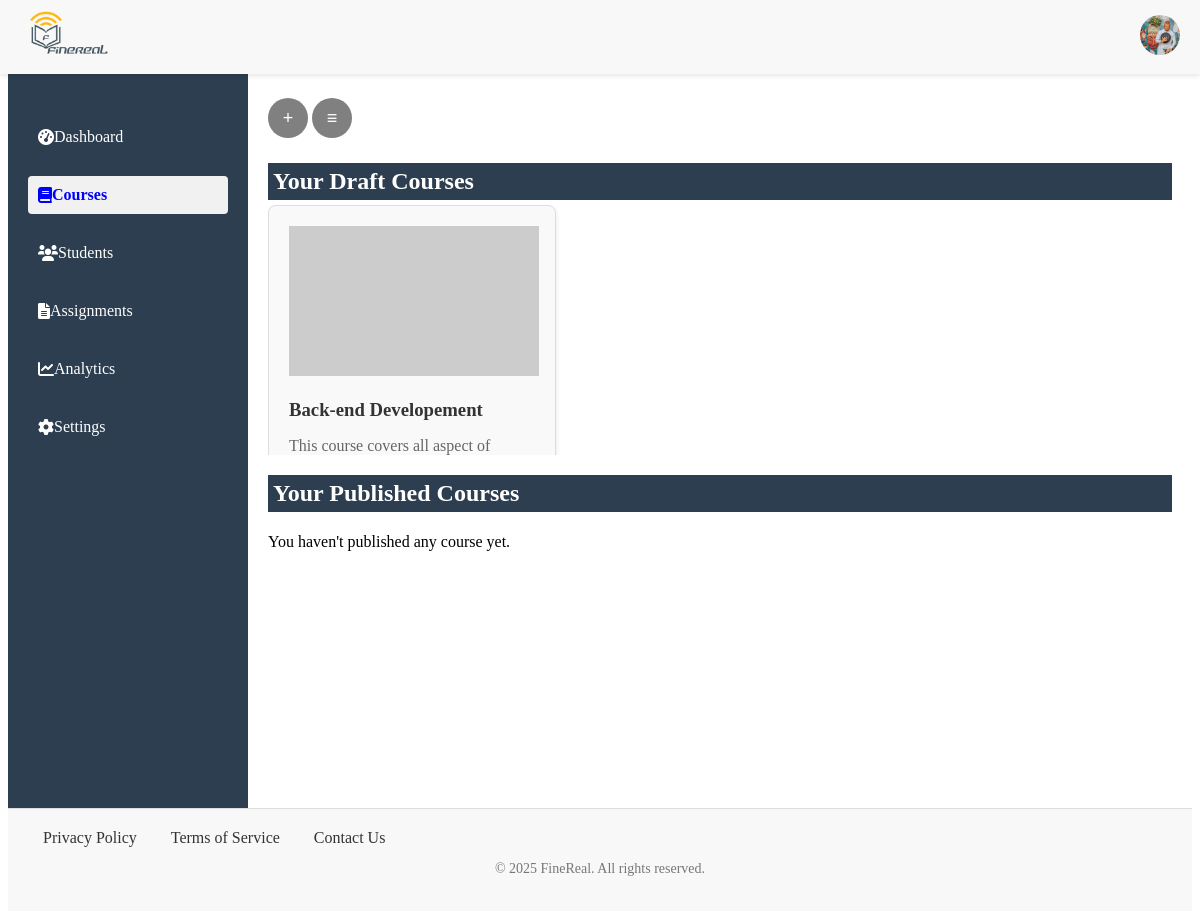
The page /course (signed in) on the database its author committed.
### app/models/user.py (models this page shows, shortened)
class User(BaseModel, db.Model, UserMixin):
    __tablename__ = 'users'
    photo = db.Column(db.Text)
    first_name = db.Column(db.String(80), nullable=False)
    middle_name = db.Column(db.String(80), nullable=True)
    last_name = db.Column(db.String(80), nullable=False)
    email = db.Column(db.String(160), unique=True, nullable=False)
    username = db.Column(db.String(250), nullable=False)
    password = db.Column(db.String, nullable=False)
    is_verified = db.Column(db.Boolean, default=False)
    dob = db.Column(db.String)
    role = db.Column(db.String, nullable=False)
    courses_taught = db.relationship('Courses', backref='teacher', lazy=True, overlaps="modules_list")
    enrolled_courses = db.relationship('Enrollments', backref='student', lazy=True, overlaps="student,enrollments")

### app/models/course.py (models this page shows)
class Courses(BaseModel, db.Model):
    __tablename__ = 'courses'
    title = db.Column(db.String(255), nullable=False)
    description = db.Column(db.Text, nullable=False)
    category = db.Column(db.String(60))
    difficulty = db.Column(db.String(60), default="Beginner")
    prerequisite = db.Column(db.Text)
    status = db.Column(db.String(60))
    teacher_id = db.Column(db.Integer, db.ForeignKey('users.id'), nullable=False)
    modules = db.relationship('Modules', backref='courses', lazy=True)
    enrolled_students = db.relationship('Enrollments', backref='courses', lazy=True)

### app/routes/course.py (the view, shortened to what this page needs)
@app.route('/course', methods=['GET', 'POST'])
@login_required
def course():
    d_courses= draft_course()
    p_courses= published_course()
    a_courses= available_courses(current_user.id)
    courses= index_course()
    e_courses=get_courses_by_student(current_user.id)
    enrolled_status = {}
    for course in courses:
        enrolled_status[course.id] = is_user_enrolled_in_course(current_user.id, course.id)
    print(enrolled_status)
    return render_template('course.html',
                           user=current_user,
                           d_courses= d_courses,
                           p_courses=p_courses,
                           a_courses=a_courses,
                           courses= courses,
                           e_courses=e_courses,
                           enrolled_status=enrolled_status)

### app/models/user.py (called while the page is built)
@login_manager.user_loader
def load_user(user_id):
    return User.query.get(user_id)# PendingUser class and other functions...

### app/utils/course.py (called while the page is built)
def index_course():
    courses = Courses.query.filter_by(status="Published").all()
    return courses

def published_course():
    if current_user.is_authenticated:
        courses = Courses.query.filter_by(teacher_id=current_user.id, status='Published').all()
        return courses

def available_courses(user_id):
    all_courses = Courses.query.filter_by(status="Published").all()
    enrolled_courses = get_courses_by_student(user_id)
    available_courses = [course for course in all_courses if course not in enrolled_courses]
    return available_courses

def draft_course():
    if current_user.is_authenticated:
        courses = Courses.query.filter_by(teacher_id=current_user.id, status='Draft').all()
        return courses

def get_courses_by_student(user_id):
    enrollments = Enrollments.query.filter_by(user_id=user_id).all()
    courses = {enrollment.courses for enrollment in enrollments}
    return list(courses)

def is_user_enrolled_in_course(user_id, course_id):
    enrollment = Enrollments.query.filter_by(user_id=user_id, course_id=course_id).first()
    return enrollment is not None

### app/templates/course.html (shortened to what this page needs)
{% extends 'base.html' %}
{% block content %}
<link rel="stylesheet" href="{{ url_for('static', filename='styles/course.css') }}">
<link rel="stylesheet" href="{{ url_for('static', filename='styles/modal_form.css') }}">
<link rel="stylesheet" href="{{ url_for('static', filename='styles/modal.css') }}">
{% if user.role == 'Teacher' %}
<button onclick="openModal()" class="open-btn">&plus;</button>
<button onclick="" class="manage-btn">&Congruent;</button>
<section class="courses">
    <div>
        <h1>Your Draft Courses</h1>
        <div class="draft-grid">
            {% if d_courses %}
                {% for course in d_courses %}
                    {% include 'includes/course_card.html' %}
                {% endfor %}
            {% else %}
                <p>No draft courses found.</p>
            {% endif %}
        </div>
    </div>
    <div>
        <h1>Your Published Courses</h1>
        <div class="published-grid">
            {% if p_courses %}
                {% for course in p_courses %}
                    {% include 'includes/course_card.html' %}
                {% endfor %}
            {% else %}
                <p>You haven't published any course yet.</p>
            {% endif %}
        </div>
    </div>
</section>
{% endif %}
{% endblock %}

### app/templates/base.html (shortened to what this page needs)
<!DOCTYPE html>
<html lang="en">
<head>
    <link rel="stylesheet" href="{{ url_for('static', filename='styles/header.css') }}">
    <link rel="stylesheet" href="{{ url_for('static', filename='styles/footer.css') }}">
    <link rel="stylesheet" href="{{ url_for('static', filename='styles/nav.css') }}">
    <link rel="stylesheet" href="{{ url_for('static', filename='styles/main.css') }}">
    <link href="https://cdnjs.cloudflare.com/ajax/libs/font-awesome/6.0.0-beta3/css/all.min.css" rel="stylesheet">
</head>
<body>
    <header>
        <div class="left">
            <div class="logo">
                <a href="{{ url_for('index') }}" aria-label="Home">
                    <img src="{{ url_for('static', filename='images/Finerealpng.png') }}" alt="FineReal Logo">
                </a>
            </div>
        </div>
<div class="right-links">
    <div class="user" onclick="extend()">
        {% if user.photo %}
        <img src="{{ url_for('uploaded_file', filename=user.photo) }}" alt="Profile Photo" class="photo">
        {% else %}
        <img src="https://via.placeholder.com/40" alt="User Avatar" class="user-avatar">
        {% endif %}
    </div>
</div>
    </header>
    {% include 'includes/flash.html' %}
    <div class="container">
        <aside class="sidebar">
            <nav class="sidebar-nav">
                {% include 'includes/nav.html' %}
            </nav>
        </aside>
        <main class="main-content">
            {% block content %}
            {% endblock %}
        </main>
    </div>
    <footer>
        <div class="footer-content">
            <div class="footer-links">
                <a href="#">Privacy Policy</a>
                <a href="#">Terms of Service</a>
                <a href="#">Contact Us</a>
            </div>
        </div>
        <div class="footer-bottom">
            <p>&copy; 2025 FineReal. All rights reserved.</p>
        </div>
    </footer>
</body>
</html>

### app/templates/includes/course_card.html (shortened to what this page needs)
<link rel="stylesheet" href="{{ url_for('static', filename='styles/course.css') }}">
<div class="course-card" id="course-{{ course.id }}">
    <img src="https://via.placeholder.com/250x150" alt="course-image" class="course-image">
    <h3>{{ course.title }}</h3>
    <p>{{ course.description }}</p>
</div>

### app/static/styles/header.css (style rules this page uses)
header { color: dark; display: flex; justify-content: space-between; align-items: center; padding: 10px 20px; background-color: #f8f8f8; position: fixed; top: 0; left: 0; right: 0; z-index: 1000; box-shadow: 0 2px 5px rgba(0, 0, 0, 0.1); }
header .left { display: flex; justify-content: space-between; max-width: min-content; }
.logo img { height: 50px; }
.photo, .user-avatar { width: 40px; height: 40px; border-radius: 50%; object-fit: cover; }

### app/static/styles/footer.css (style rules this page uses)
footer { background-color: #f8f8f8; padding: 20px 0; text-align: center; border-top: 1px solid #ddd; }
.footer-content { display: flex; justify-content: space-between; align-items: center; padding: 0 20px; }
.footer-links a { margin: 0 15px; text-decoration: none; color: #333; }
.footer-bottom { margin-top: 10px; font-size: 14px; color: #777; }

### app/static/styles/nav.css (style rules this page uses)
.container { display: flex; height: 100vh; }
.sidebar { width: 200px; background-color: #2c3e50; color: #ecf0f1; padding: 20px; display: block; }

### app/static/styles/main.css (style rules this page uses)
main { margin-top: 70px; padding: 20px; flex-grow: 1; word-wrap: break-word; overflow-wrap: break-word; overflow-y: auto; }

### app/static/styles/course.css (style rules this page uses)
.manage-btn { background-color: gray; right: 0.5px; color: white; border: none; border-radius: 50%; font-size: 18px; width: 40px; height: 40px; cursor: pointer; margin-bottom: 5px; }
.open-btn { background-color: gray; color: white; border: none; border-radius: 50%; font-size: 18px; width: 40px; height: 40px; margin-bottom: 5px; }
.courses { margin-top: 0; }
.courses h1 { padding: 5px; background-color: #2c3e50; color: white; }
.course-card { background-color: #f9f9f9; border: 1px solid #ddd; border-radius: 8px; padding: 20px; box-shadow: 0 2px 5px rgba(0, 0, 0, 0.1); transition: transform 0.2s; cursor: pointer; max-width: 250px; width: auto; }
.course-image { width: min-content; }
.courses .draft-grid, .courses .published-grid { display: grid; grid-template-columns: repeat(auto-fill, minmax(250px, 1fr)); gap: 20px; overflow-y: auto; max-height: 250px; }
.course-card h3 { color: #333; margin-bottom: 10px; }
.course-card p { color: #666; margin-bottom: 15px; }
h1 { padding: 10px; margin-bottom: 5px; }

### rows shown on the page
User: photo (picture)
Courses: title "Back-end Developement", description "This course covers all aspect of…"
